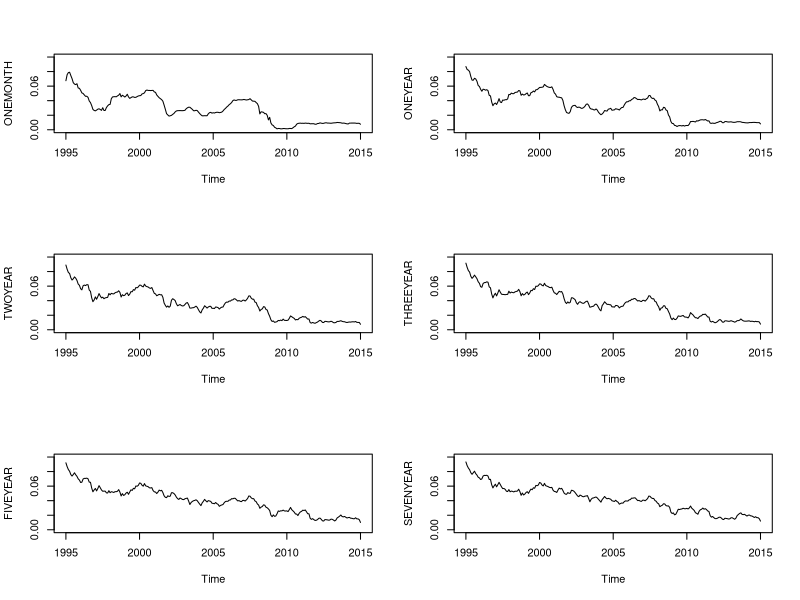

This chart was generated by the following R code: (Note: this script raises an error after producing the figure.)
# Converts a CANSIM dataset I downloaded to monthly
yields_to_monthly <- function(yield_data) {
    
    # impute 0.00 with NA because a yield of 0.00 doesn't make sense
    yield_data[,2][which(yield_data[,2]==0.00)] <- NA
    names(yield_data)[1] <- "DATE"
    yield_data$DATE <- as.Date(yield_data$DATE)
    
    # remove NA rows
    yield_data <- yield_data[!is.na(yield_data[,2]),]
    row.names(yield_data) <- 1:(length(yield_data[,2]))
    months <- unique(format(yield_data$DATE, "%Y%m"))
    dates <- character(0)
    means <- numeric(0)
    for(month in months) {
        index <- which(format(yield_data$DATE, "%Y%m") == month)
        rowData <- yield_data[,2][index]
        means <- c(means, mean(rowData))
        dates <- c(dates, month)
    }    
    yield_data_monthly <- data.frame(DATE=dates, YIELD=means)
    yield_data_monthly$YIELD <- yield_data_monthly$YIELD/100 # decimal
    yield_data_monthly
}

Treasury_Bills_1_month <- read.csv("Canada_Treasury_Bills_1_month.csv")
Treasury_Bills_1_year <- read.csv("Canada_Treasury_Bills_1_year.csv")
Bond_Yields_2_year <- read.csv("Canada_Benchmark_Bond_Yields_2_year.csv")
Bond_Yields_3_year <- read.csv("Canada_Benchmark_Bond_Yields_3_year.csv")
Bond_Yields_5_year <- read.csv("Canada_Benchmark_Bond_Yields_5_year.csv")
Bond_Yields_7_year <- read.csv("Canada_Benchmark_Bond_Yields_7_year.csv")
Bond_Yields_10_year <- read.csv("Canada_Benchmark_Bond_Yields_10_year.csv")

Treasury_Bills_1_month_monthly <- yields_to_monthly(Treasury_Bills_1_month)
Treasury_Bills_1_year_monthly <- yields_to_monthly(Treasury_Bills_1_year)
Bond_Yields_2_year_monthly <- yields_to_monthly(Bond_Yields_2_year)
Bond_Yields_3_year_monthly <- yields_to_monthly(Bond_Yields_3_year)
Bond_Yields_5_year_monthly <- yields_to_monthly(Bond_Yields_5_year)
Bond_Yields_7_year_monthly <- yields_to_monthly(Bond_Yields_7_year)
Bond_Yields_10_year_monthly <- yields_to_monthly(Bond_Yields_10_year)

rm(Treasury_Bills_1_month, Treasury_Bills_1_year, Bond_Yields_2_year,
   Bond_Yields_3_year, Bond_Yields_5_year, Bond_Yields_10_year)

yields_monthly <- data.frame(DATE=Treasury_Bills_1_month_monthly$DATE,
    ONEMONTH=Treasury_Bills_1_month_monthly$YIELD,
    ONEYEAR=Treasury_Bills_1_year_monthly$YIELD,
    TWOYEAR=Bond_Yields_2_year_monthly$YIELD,
    THREEYEAR=Bond_Yields_3_year_monthly$YIELD,
    FIVEYEAR=Bond_Yields_5_year_monthly$YIELD,
    SEVENYEAR=Bond_Yields_7_year_monthly$YIELD,
    TENYEAR=Bond_Yields_10_year_monthly$YIELD)
                        
par(mfrow=c(3,2))
yaxis_titles <- names(yields_monthly)[2:7]
for(i in 1:6) {
    plot(ts(yields_monthly[,i+1], start = 1995, end = 2015, frequency = 12),
        ylab=yaxis_titles[i], ylim=c(0,0.10))
}

write.csv(yields_monthly, file="~/Desktop/Bond_Yields/yields_monthly.csv", row.names=F)
